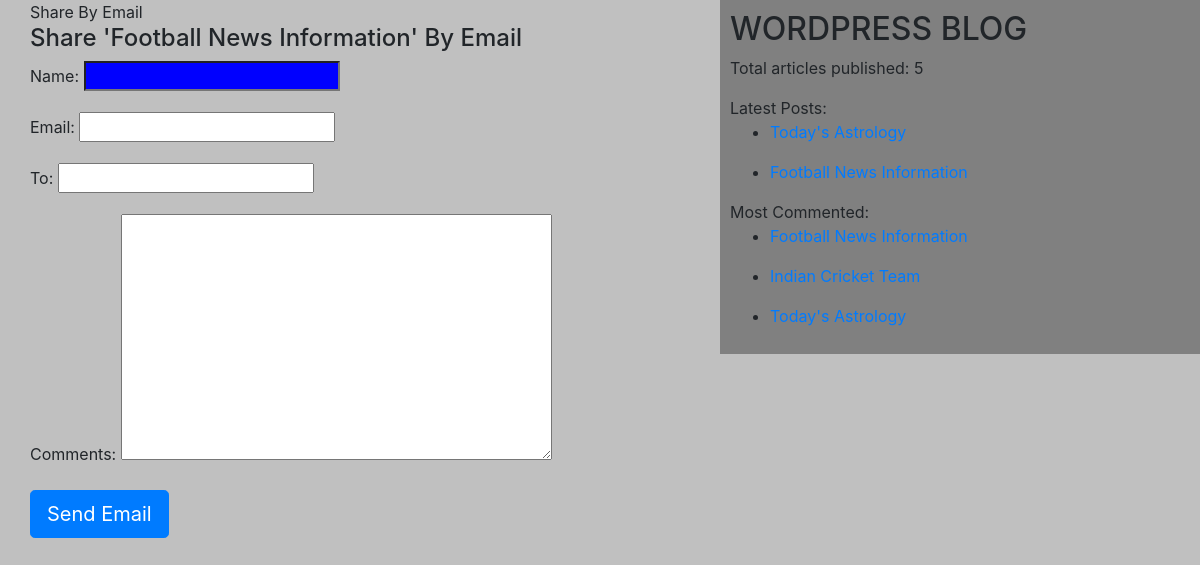
The app's page /2/share/ with its own data.
### blogApp/models.py (models this page shows, shortened)
class Post(models.Model):
    STATUS_CHOICES = (('draft', 'Draft'), ('published', 'Published'))  # tuple of tuples for dropdown choices
    title = models.CharField(max_length=256)
    slug = models.SlugField(max_length=264, unique_for_date='publish')
    author = models.ForeignKey(User, related_name='blog_posts', on_delete=models.CASCADE)
    body = models.TextField()
    publish = models.DateTimeField(default=timezone.now)
    created = models.DateTimeField(auto_now_add=True)  # at what time object got created
    updated = models.DateTimeField(auto_now=True)  # at what time save method called
    status = models.CharField(max_length=10, choices=STATUS_CHOICES, default='draft')
    objects = CustomManager()  # register custom manager
    tags = TaggableManager()
    class Meta:
        ordering = ('-publish',)  # order by publish descending
    def get_absolute_url(self):
        return reverse('post_detail',
                       args=[self.status, self.publish.year, self.publish.strftime('%m'), self.publish.strftime('%d'),
                             self.slug])

### blogApp/views.py (the view)
# urls.py: path('<int:id>/share/', views.mail_send_view),
def mail_send_view(request, id):
    post = get_object_or_404(Post, id=id, status='published')
    sent = False
    if request.method == 'POST':
        form = EmailSendForm(request.POST)
        if form.is_valid():
            cd = form.cleaned_data
            post_url = request.build_absolute_uri(post.get_absolute_url())
            subject = '{}({}) recommends you to read "{}"'.format(cd['name'], cd['email'], post.title)
            message = 'Read post at: "{}" \n \n{}\'s comments: \n{}'.format(post_url, cd['name'], cd['comments'])
            email = cd['email']
            print(post_url)
            print('inside email block')
            sent = True
    else:
        form = EmailSendForm()
    return render(request, 'blogApp/sharebyemail.html', {'form': form, 'post': post, 'sent': sent})

### blogApp/forms.py
class EmailSendForm(forms.Form):
    name = forms.CharField()
    email = forms.EmailField()
    to = forms.EmailField()
    comments = forms.CharField(required=False, widget=forms.Textarea)

### blogApp/models.py (called while the page is built)
    def get_queryset(self):
        print('inside custom manager')
        return super().get_queryset().filter(status='published')  # custom manager to return only published status

### blogApp/templatetags/blog_tags.py (called while the page is built)
@register.simple_tag(name='count')  # assign name o a tag. If not assigned, name is function name
def total_posts():
    return Post.objects.count()

@register.inclusion_tag('blogApp/latest.html', name='latest')
def show_latest_posts(count=1):  # defult 3 if not provided
    latest_post = Post.objects.order_by('-publish')[:count]  # will give latest 3 posts
    return {'latest_posts': latest_post}  # this data will be automatically sent to latest.html

@register.simple_tag(name='top_commented')
def get_most_commented_posts(count=1):
    return Post.objects.annotate(total_comments=Count('comments')).order_by('-total_comments')[
           :count]  # adds ne column total_comments and saves total comments for each posts in it . user related_name check it

### templates/blogApp/sharebyemail.html (shortened to what this page needs)
<!DOCTYPE html>
{% extends 'blogApp/base.html' %}
{% block body_block %}
{% if sent %}
<h2>Email sent successfully!!</h2>
<h4>Post on {{post.title}} shared</h4>
{% else %}
{% block title_block %} Share By Email {% endblock %}
<h4>Share '{{post.title}}' By Email </h4>
<form method="post">
    {{form.as_p}}
    <input type="submit" class='btn btn-primary btn-lg' name="" value="Send Email">
</form>
{% endif %}
{% endblock %}

### templates/blogApp/base.html (shortened to what this page needs)
<!DOCTYPE html>
{% load blog_tags %}
{% load static %}
<html lang="en">
<head>
    <link rel="stylesheet" href="https://stackpath.bootstrapcdn.com/bootstrap/4.5.0/css/bootstrap.min.css">
    <link rel="stylesheet" href="{% static "css/blog.css" %}">
</head>
<body>
<div class="content">
{% block body_block %}
{% endblock %}
</div>
<div class="sidebar">
    <h2>WORDPRESS BLOG</h2>
    <p>Total articles published: {% count %} </p>
    Latest Posts:
    {% latest 2%}
    {% top_commented 3 as top_posts %}
   {% for post in top_posts %}
    <ul>
       <li><a href="{{post.get_absolute_url}}" >{{ post.title }}</a></li>
    </ul>
{% endfor %}
</div>
</body>
</html>

### templates/blogApp/latest.html (shortened to what this page needs)
<!DOCTYPE html>
<html lang="en">
<head>
</head>
<body>
{% for post in latest_posts %}
<ul>
    <li>
        <a href="{{post.get_absolute_url}}" >{{ post.title }}</a>
    </li>
</ul>
{% endfor %}
</body>
</html>

### static/css/blog.css (style rules this page uses)
.content { width:60%; float:left; padding: 0 0 0 30px; background: silver; }
.sidebar { width:40%; float:right; padding: 10px; background: grey; }
body { background:silver; }
input[type='text'] { background:blue; color:white; }

### records on screen
Post: title "Football News Information"
Post: title "Today's Astrology"
Post: title "Indian Cricket Team"
